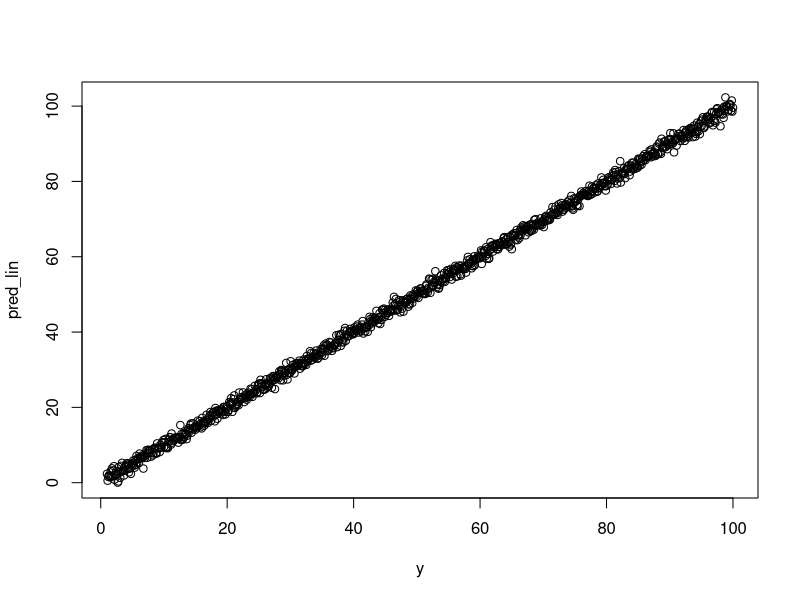
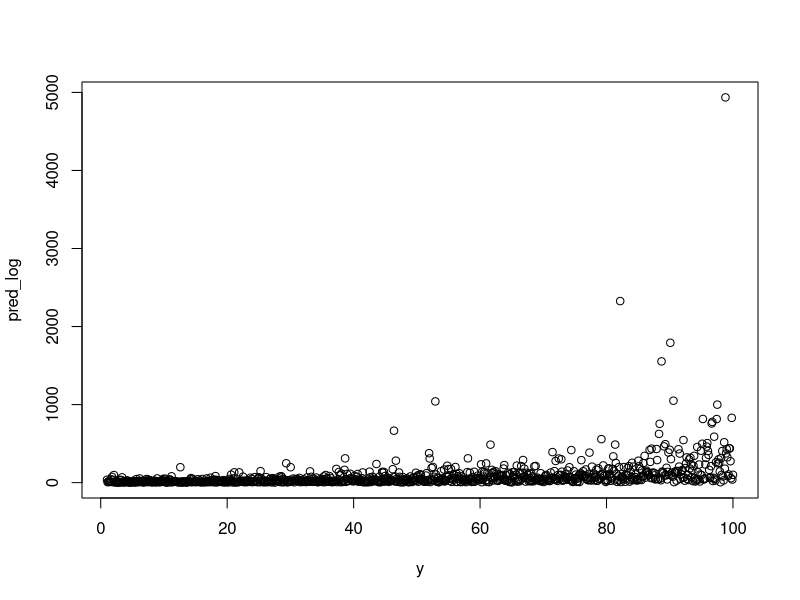

These charts were generated, in order, by the following R code:
set.seed(42)
N <- 1000
x <- seq(1, 100, length=N)
y <- x
y_log <- log(y)

model_lin <- lm(y~x)
model_log <- lm(y_log~x)

pred_lin <- predict(model_lin)
pred_log <- exp(predict(model_log))

error <- rnorm(N)
pred_lin <- predict(model_lin) + error
pred_log <- exp(predict(model_log) + error)

plot(pred_lin ~ y, col='black')
plot(pred_log ~ y, col='black')
